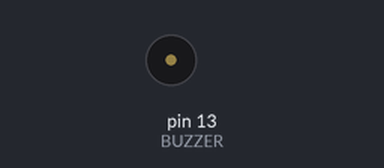
A sketch run on a simulated Arduino Uno, built with avr-gcc and run on an emulated ATmega328P. On the bench: buzzer (waves = sounding, pin HIGH).

Above: at 0.5 s.
Timing chart, 0 to 4.6 s (numbered marks = the images above):
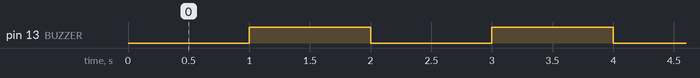

Measured:
- by itself, pin 13 (BUZZER): alternates HIGH for 1.0 s and LOW for 1.0 s

The sketch:

BLINKING.ino
```cpp
#define BUZZER 13

// can also write int LED = 5; firstline
void setup() {
  // put your setup code here, to run once:
  pinMode(BUZZER, OUTPUT);
}

void loop() {
  // put your main code here, to run repeatedly:
  digitalWrite(BUZZER, LOW);
  delay(1000);
  digitalWrite(BUZZER, HIGH);
  delay(1000);
}
```
